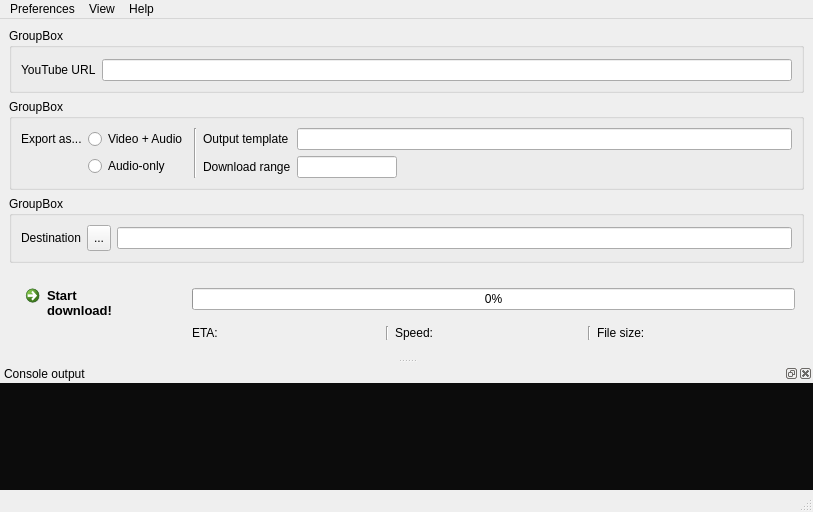
<?xml version="1.0" encoding="UTF-8"?>
<ui version="4.0">
 <class>MainWindow</class>
 <widget class="QMainWindow" name="MainWindow">
  <property name="geometry">
   <rect>
    <x>0</x>
    <y>0</y>
    <width>813</width>
    <height>512</height>
   </rect>
  </property>
  <property name="windowTitle">
   <string>MainWindow</string>
  </property>
  <widget class="QWidget" name="MainWidget">
   <layout class="QGridLayout" name="gridLayout">
    <item row="2" column="0">
     <widget class="QGroupBox" name="OutputGroup">
      <property name="maximumSize">
       <size>
        <width>16777215</width>
        <height>70</height>
       </size>
      </property>
      <property name="title">
       <string>GroupBox</string>
      </property>
      <layout class="QGridLayout" name="gridLayout_4">
       <item row="0" column="2">
        <widget class="QLineEdit" name="DestinationInput"/>
       </item>
       <item row="0" column="0">
        <widget class="QLabel" name="DestinationLabel">
         <property name="text">
          <string>Destination</string>
         </property>
        </widget>
       </item>
       <item row="0" column="1">
        <widget class="QToolButton" name="DestinationButton">
         <property name="sizePolicy">
          <sizepolicy hsizetype="Fixed" vsizetype="Preferred">
           <horstretch>0</horstretch>
           <verstretch>1</verstretch>
          </sizepolicy>
         </property>
         <property name="minimumSize">
          <size>
           <width>24</width>
           <height>26</height>
          </size>
         </property>
         <property name="maximumSize">
          <size>
           <width>24</width>
           <height>25</height>
          </size>
         </property>
         <property name="text">
          <string>...</string>
         </property>
         <property name="icon">
          <iconset>
           <normaloff>../assets/folder.png</normaloff>../assets/folder.png</iconset>
         </property>
        </widget>
       </item>
      </layout>
     </widget>
    </item>
    <item row="1" column="0">
     <widget class="QGroupBox" name="ConfigGroup">
      <property name="maximumSize">
       <size>
        <width>16777215</width>
        <height>100</height>
       </size>
      </property>
      <property name="title">
       <string>GroupBox</string>
      </property>
      <layout class="QGridLayout" name="gridLayout_2">
       <property name="leftMargin">
        <number>9</number>
       </property>
       <property name="topMargin">
        <number>9</number>
       </property>
       <property name="rightMargin">
        <number>9</number>
       </property>
       <property name="bottomMargin">
        <number>9</number>
       </property>
       <item row="0" column="0">
        <widget class="QWidget" name="MediaType" native="true">
         <property name="sizePolicy">
          <sizepolicy hsizetype="Fixed" vsizetype="Preferred">
           <horstretch>0</horstretch>
           <verstretch>0</verstretch>
          </sizepolicy>
         </property>
         <layout class="QGridLayout" name="gridLayout_8">
          <property name="leftMargin">
           <number>0</number>
          </property>
          <property name="topMargin">
           <number>0</number>
          </property>
          <property name="rightMargin">
           <number>0</number>
          </property>
          <property name="bottomMargin">
           <number>0</number>
          </property>
          <item row="0" column="0">
           <widget class="QLabel" name="ExportLabel">
            <property name="text">
             <string>Export as...</string>
            </property>
           </widget>
          </item>
          <item row="0" column="1">
           <widget class="QRadioButton" name="VideoOption">
            <property name="maximumSize">
             <size>
              <width>16777215</width>
              <height>16777215</height>
             </size>
            </property>
            <property name="text">
             <string>Video + Audio</string>
            </property>
           </widget>
          </item>
          <item row="1" column="1">
           <widget class="QRadioButton" name="AudioOption">
            <property name="maximumSize">
             <size>
              <width>16777215</width>
              <height>16777215</height>
             </size>
            </property>
            <property name="text">
             <string>Audio-only</string>
            </property>
           </widget>
          </item>
         </layout>
        </widget>
       </item>
       <item row="0" column="1">
        <widget class="Line" name="sep1">
         <property name="orientation">
          <enum>Qt::Vertical</enum>
         </property>
        </widget>
       </item>
       <item row="0" column="2">
        <widget class="QWidget" name="ConfigOutput" native="true">
         <layout class="QGridLayout" name="gridLayout_3">
          <property name="leftMargin">
           <number>0</number>
          </property>
          <property name="topMargin">
           <number>0</number>
          </property>
          <property name="rightMargin">
           <number>0</number>
          </property>
          <property name="bottomMargin">
           <number>0</number>
          </property>
          <item row="0" column="0">
           <widget class="QLabel" name="TemplateLabel">
            <property name="sizePolicy">
             <sizepolicy hsizetype="Fixed" vsizetype="Preferred">
              <horstretch>0</horstretch>
              <verstretch>0</verstretch>
             </sizepolicy>
            </property>
            <property name="text">
             <string>Output template</string>
            </property>
           </widget>
          </item>
          <item row="1" column="0">
           <widget class="QLabel" name="RangeLabel">
            <property name="sizePolicy">
             <sizepolicy hsizetype="Fixed" vsizetype="Preferred">
              <horstretch>0</horstretch>
              <verstretch>0</verstretch>
             </sizepolicy>
            </property>
            <property name="maximumSize">
             <size>
              <width>16777215</width>
              <height>16777215</height>
             </size>
            </property>
            <property name="text">
             <string>Download range</string>
            </property>
           </widget>
          </item>
          <item row="1" column="1" colspan="3">
           <widget class="QLineEdit" name="RangeInput">
            <property name="minimumSize">
             <size>
              <width>100</width>
              <height>0</height>
             </size>
            </property>
            <property name="maximumSize">
             <size>
              <width>100</width>
              <height>16777215</height>
             </size>
            </property>
           </widget>
          </item>
          <item row="0" column="1" colspan="3">
           <widget class="QLineEdit" name="TemplateInput"/>
          </item>
         </layout>
        </widget>
       </item>
      </layout>
     </widget>
    </item>
    <item row="0" column="0">
     <widget class="QGroupBox" name="InputGroup">
      <property name="maximumSize">
       <size>
        <width>16777215</width>
        <height>70</height>
       </size>
      </property>
      <property name="title">
       <string>GroupBox</string>
      </property>
      <layout class="QGridLayout" name="gridLayout_5">
       <property name="topMargin">
        <number>11</number>
       </property>
       <item row="0" column="0">
        <widget class="QLabel" name="UrlLabel">
         <property name="text">
          <string>YouTube URL</string>
         </property>
        </widget>
       </item>
       <item row="0" column="1">
        <widget class="QLineEdit" name="UrlTextBox"/>
       </item>
      </layout>
     </widget>
    </item>
    <item row="3" column="0">
     <widget class="QWidget" name="DownloadWidget" native="true">
      <property name="maximumSize">
       <size>
        <width>16777215</width>
        <height>80</height>
       </size>
      </property>
      <layout class="QGridLayout" name="gridLayout_6">
       <item row="0" column="0">
        <widget class="QCommandLinkButton" name="DownloadButton">
         <property name="enabled">
          <bool>true</bool>
         </property>
         <property name="sizePolicy">
          <sizepolicy hsizetype="Fixed" vsizetype="Preferred">
           <horstretch>0</horstretch>
           <verstretch>0</verstretch>
          </sizepolicy>
         </property>
         <property name="minimumSize">
          <size>
           <width>0</width>
           <height>60</height>
          </size>
         </property>
         <property name="maximumSize">
          <size>
           <width>16777215</width>
           <height>60</height>
          </size>
         </property>
         <property name="font">
          <font>
           <family>Segoe UI</family>
           <pointsize>10</pointsize>
           <weight>75</weight>
           <bold>true</bold>
           <stylestrategy>PreferAntialias</stylestrategy>
          </font>
         </property>
         <property name="toolTip">
          <string>Finally, download!</string>
         </property>
         <property name="text">
          <string>Start
download!</string>
         </property>
        </widget>
       </item>
       <item row="0" column="1">
        <widget class="QProgressBar" name="DownloadProgress">
         <property name="value">
          <number>0</number>
         </property>
        </widget>
       </item>
       <item row="1" column="1">
        <widget class="QWidget" name="DownloadInfo" native="true">
         <property name="sizePolicy">
          <sizepolicy hsizetype="Preferred" vsizetype="Preferred">
           <horstretch>0</horstretch>
           <verstretch>1</verstretch>
          </sizepolicy>
         </property>
         <layout class="QGridLayout" name="gridLayout_7">
          <property name="leftMargin">
           <number>0</number>
          </property>
          <property name="topMargin">
           <number>0</number>
          </property>
          <property name="rightMargin">
           <number>10</number>
          </property>
          <property name="bottomMargin">
           <number>0</number>
          </property>
          <item row="0" column="2">
           <widget class="Line" name="sep2">
            <property name="orientation">
             <enum>Qt::Vertical</enum>
            </property>
           </widget>
          </item>
          <item row="0" column="3">
           <widget class="QLabel" name="SpeedLabel">
            <property name="minimumSize">
             <size>
              <width>90</width>
              <height>0</height>
             </size>
            </property>
            <property name="text">
             <string>Speed:</string>
            </property>
           </widget>
          </item>
          <item row="0" column="5">
           <widget class="Line" name="sep3">
            <property name="orientation">
             <enum>Qt::Vertical</enum>
            </property>
           </widget>
          </item>
          <item row="0" column="0">
           <widget class="QLabel" name="ETALabel">
            <property name="minimumSize">
             <size>
              <width>90</width>
              <height>0</height>
             </size>
            </property>
            <property name="maximumSize">
             <size>
              <width>16777215</width>
              <height>16777215</height>
             </size>
            </property>
            <property name="text">
             <string>ETA:</string>
            </property>
           </widget>
          </item>
          <item row="0" column="6">
           <widget class="QLabel" name="FileSizeLabel">
            <property name="minimumSize">
             <size>
              <width>90</width>
              <height>0</height>
             </size>
            </property>
            <property name="text">
             <string>File size:</string>
            </property>
           </widget>
          </item>
         </layout>
        </widget>
       </item>
      </layout>
     </widget>
    </item>
    <item row="4" column="0">
     <spacer name="vSpacer1">
      <property name="orientation">
       <enum>Qt::Vertical</enum>
      </property>
      <property name="sizeHint" stdset="0">
       <size>
        <width>20</width>
        <height>40</height>
       </size>
      </property>
     </spacer>
    </item>
   </layout>
  </widget>
  <widget class="QMenuBar" name="MenuBar">
   <property name="geometry">
    <rect>
     <x>0</x>
     <y>0</y>
     <width>813</width>
     <height>26</height>
    </rect>
   </property>
   <widget class="QMenu" name="Preferences">
    <property name="title">
     <string>Preferences</string>
    </property>
    <widget class="QMenu" name="ThemeMenu">
     <property name="title">
      <string>Theme</string>
     </property>
     <addaction name="LightOption"/>
     <addaction name="DarkOption"/>
    </widget>
    <addaction name="ThemeMenu"/>
    <addaction name="separator"/>
    <addaction name="actionAdditional_switches"/>
   </widget>
   <widget class="QMenu" name="ViewMenu">
    <property name="title">
     <string>View</string>
    </property>
    <addaction name="actionConsole_Output"/>
   </widget>
   <widget class="QMenu" name="Help">
    <property name="title">
     <string>Help</string>
    </property>
    <widget class="QMenu" name="CommandHelpMenu">
     <property name="title">
      <string>Cmd line help</string>
     </property>
     <property name="icon">
      <iconset>
       <normaloff>../assets/question.png</normaloff>../assets/question.png</iconset>
     </property>
     <addaction name="youtube_dlHelp"/>
     <addaction name="ffmpegHelp"/>
    </widget>
    <addaction name="CommandHelpMenu"/>
    <addaction name="Support"/>
    <addaction name="separator"/>
    <addaction name="About"/>
   </widget>
   <addaction name="Preferences"/>
   <addaction name="ViewMenu"/>
   <addaction name="Help"/>
  </widget>
  <widget class="QStatusBar" name="StatusBar"/>
  <widget class="QDockWidget" name="ConsoleDock">
   <property name="floating">
    <bool>false</bool>
   </property>
   <property name="allowedAreas">
    <set>Qt::BottomDockWidgetArea|Qt::LeftDockWidgetArea|Qt::RightDockWidgetArea</set>
   </property>
   <property name="windowTitle">
    <string>Console output</string>
   </property>
   <attribute name="dockWidgetArea">
    <number>8</number>
   </attribute>
   <widget class="QWidget" name="ConsoleWidget">
    <layout class="QGridLayout" name="gridLayout_9">
     <property name="leftMargin">
      <number>0</number>
     </property>
     <property name="topMargin">
      <number>0</number>
     </property>
     <property name="rightMargin">
      <number>0</number>
     </property>
     <property name="bottomMargin">
      <number>0</number>
     </property>
     <item row="0" column="0">
      <widget class="QPlainTextEdit" name="ConsoleTextBox">
       <property name="styleSheet">
        <string notr="true">background-color: rgb(12, 12, 12);
color: rgb(204, 204, 204);
selection-color: rgb(12, 12, 12);
selection-background-color: rgb(204, 204, 204);
font: 9pt &quot;Consolas&quot;;</string>
       </property>
       <property name="frameShape">
        <enum>QFrame::NoFrame</enum>
       </property>
      </widget>
     </item>
    </layout>
   </widget>
  </widget>
  <action name="LightOption">
   <property name="checkable">
    <bool>true</bool>
   </property>
   <property name="checked">
    <bool>true</bool>
   </property>
   <property name="text">
    <string>Light</string>
   </property>
  </action>
  <action name="DarkOption">
   <property name="checkable">
    <bool>true</bool>
   </property>
   <property name="text">
    <string>Dark</string>
   </property>
  </action>
  <action name="About">
   <property name="icon">
    <iconset>
     <normaloff>../assets/about.png</normaloff>../assets/about.png</iconset>
   </property>
   <property name="text">
    <string>About</string>
   </property>
  </action>
  <action name="actionAdditional_switches">
   <property name="icon">
    <iconset>
     <normaloff>../assets/plus.png</normaloff>../assets/plus.png</iconset>
   </property>
   <property name="text">
    <string>Additional switches</string>
   </property>
  </action>
  <action name="actionConsole_Output">
   <property name="checkable">
    <bool>true</bool>
   </property>
   <property name="icon">
    <iconset>
     <normaloff>../assets/consoleIcon.png</normaloff>../assets/consoleIcon.png</iconset>
   </property>
   <property name="text">
    <string>Console Output</string>
   </property>
  </action>
  <action name="actionyoutube_dl_command_line_help">
   <property name="text">
    <string>youtube-dl command line help</string>
   </property>
  </action>
  <action name="youtube_dlHelp">
   <property name="text">
    <string>youtube-dl</string>
   </property>
  </action>
  <action name="ffmpegHelp">
   <property name="text">
    <string>ffmpeg</string>
   </property>
  </action>
  <action name="Support">
   <property name="icon">
    <iconset>
     <normaloff>../assets/support.png</normaloff>../assets/support.png</iconset>
   </property>
   <property name="text">
    <string>Support</string>
   </property>
  </action>
 </widget>
 <resources/>
 <connections/>
</ui>
